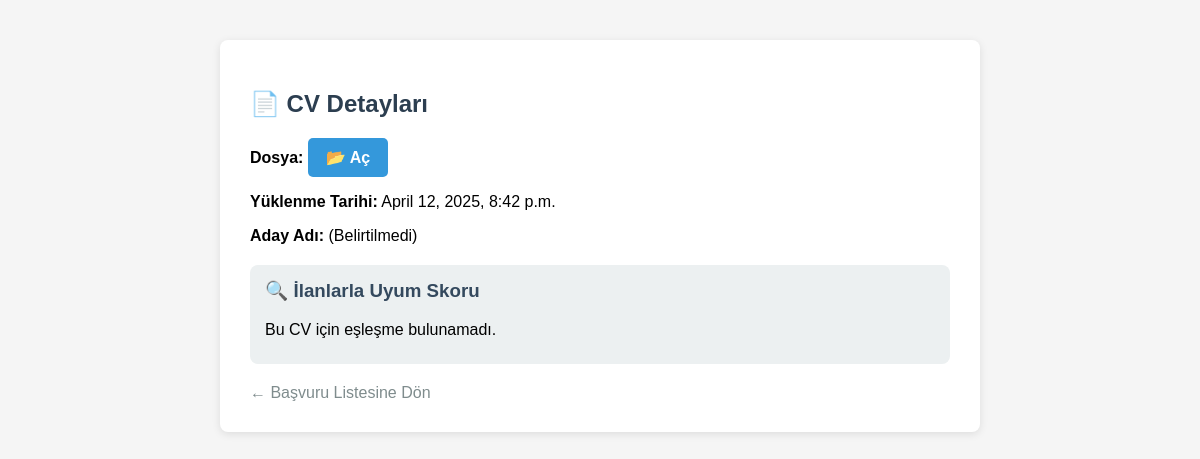
Screenshot of /cv-detay/1/ with the database file from the repository.
### panel/models.py (models this page shows)
class UploadedCV(models.Model):
        file = models.FileField(upload_to='uploaded_cvs/')
        uploaded_at = models.DateTimeField(auto_now_add=True)
        candidate_name = models.CharField(max_length=100, blank=True)

### panel/views.py (the view)
# urls.py: path('cv-detay/<int:id>/', cv_detail_view, name='cv_detail'),
def cv_detail_view(request, id):
    cv = get_object_or_404(UploadedCV, id=id)
    cv_text = extract_text_from_pdf(cv.file.path)
    all_cv_texts = [cv_text]  # sadece bu tek CV'yi analiz edeceğiz
    match_results = train_and_match(all_cv_texts, job_descriptions)
    matched_jobs = []
    if match_results:
        for job_idx, score in match_results[0]["matches"][:3]:
            matched_jobs.append({
                "job": job_descriptions[job_idx],
                "score": round(score * 100, 2)
            })
    return render(request, 'cv_detail.html', {
        'cv': cv,
        'matched_jobs': matched_jobs
    })

### panel/cv_parser.py (called while the page is built)
def extract_text_from_pdf(file_path):
    text = ""
    try:
        with pdfplumber.open(file_path) as pdf:
            for page in pdf.pages:
                page_text = page.extract_text() or ""
                page_text = clean_text(page_text)
                page_text = fix_turkish_chars(page_text)
                text += page_text
    except Exception as e:
        print("PDF okuma hatası:", e)
    return text

### panel/ml_model.py (called while the page is built, shortened)
def train_and_match(cv_texts, job_descriptions):
    results = []
    vectorizer = TfidfVectorizer()
    all_docs = job_descriptions + cv_texts
    tfidf_matrix = vectorizer.fit_transform(all_docs)
    job_vecs = tfidf_matrix[:len(job_descriptions)]
    cv_vecs = tfidf_matrix[len(job_descriptions):]
    return results

### panel/templates/cv_detail.html (shortened to what this page needs)
<!DOCTYPE html>
<html lang="tr">
<head>
    {% load static %}
    <link rel="stylesheet" href="{% static 'css/style.css' %}">
</head>
<body>
<div class="container">
    <h2>📄 CV Detayları</h2>
    <p><strong>Dosya:</strong>
        <a href="{{ cv.file.url }}" target="_blank" class="btn">📂 Aç</a>
    </p>
    <p><strong>Yüklenme Tarihi:</strong> {{ cv.uploaded_at }}</p>
    <p><strong>Aday Adı:</strong> {{ cv.candidate_name|default:"(Belirtilmedi)" }}</p>
    <div class="score-box">
        <h3>🔍 İlanlarla Uyum Skoru</h3>
        {% if matched_jobs %}
            {% for item in matched_jobs %}
                <div class="score-item">
                    <strong>İlan:</strong> {{ item.job }}<br>
                    <strong>Skor:</strong> {{ item.score }}%
                </div>
            {% endfor %}
        {% else %}
            <p>Bu CV için eşleşme bulunamadı.</p>
        {% endif %}
    </div>
    <a href="{% url 'application_analysis' %}" class="back-link">← Başvuru Listesine Dön</a>
</div>
</body>
</html>

### panel/static/css/style.css (style rules this page uses)
body { font-family: 'Segoe UI', sans-serif; background-color: #f9f9f9; margin: 0; padding: 0; }
.container { width: 90%; margin: 30px auto; }
h2 { color: #333; }
a { color: #4CAF50; text-decoration: none; }

### panel/templates/cv_detail.html (style rules this page uses)
body { font-family: Arial, sans-serif; background-color: #f5f5f5; padding: 40px; }
.container { background: white; padding: 30px; border-radius: 8px; max-width: 700px; margin: auto; box-shadow: 0 2px 8px rgba(0, 0, 0, 0.1); }
h2 { margin-bottom: 20px; color: #2c3e50; }
p { font-size: 16px; margin-bottom: 10px; }
.btn { display: inline-block; padding: 10px 18px; background-color: #3498db; color: white; border-radius: 5px; text-decoration: none; font-weight: bold; transition: background-color 0.3s ease; }
.back-link { margin-top: 20px; display: inline-block; text-decoration: none; color: #7f8c8d; }
.score-box { background-color: #ecf0f1; padding: 15px; margin-top: 20px; border-radius: 8px; }
.score-box h3 { margin-top: 0; color: #34495e; }

### rows the page displays
UploadedCV: uploaded_at "April 12, 2025, 8:42 p.m.", candidate_name "(Belirtilmedi)"
